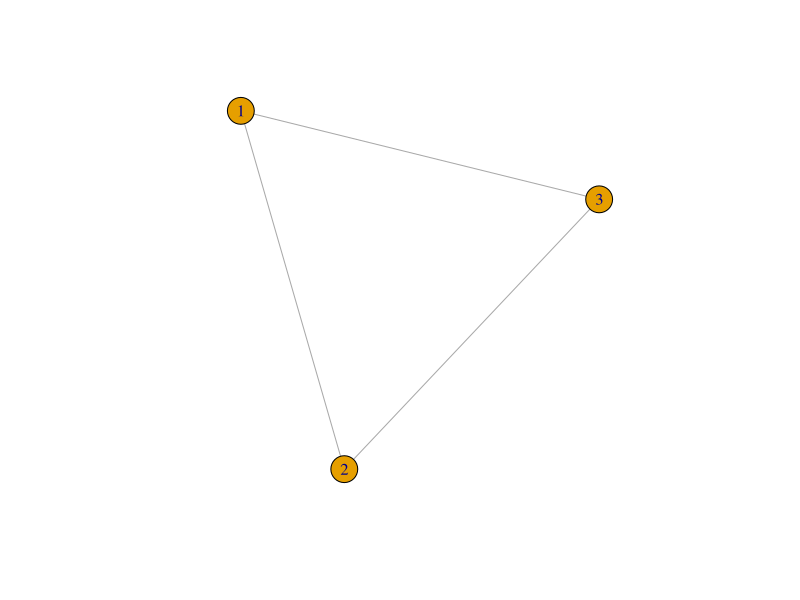
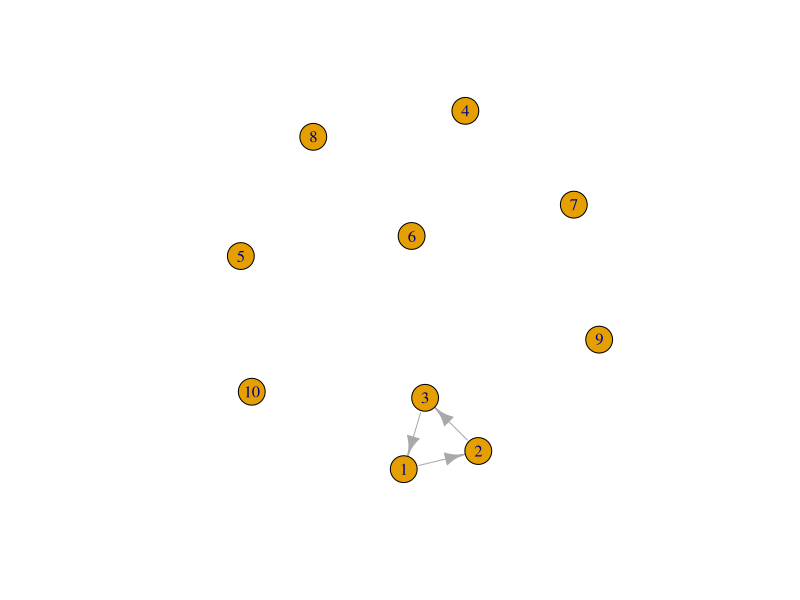
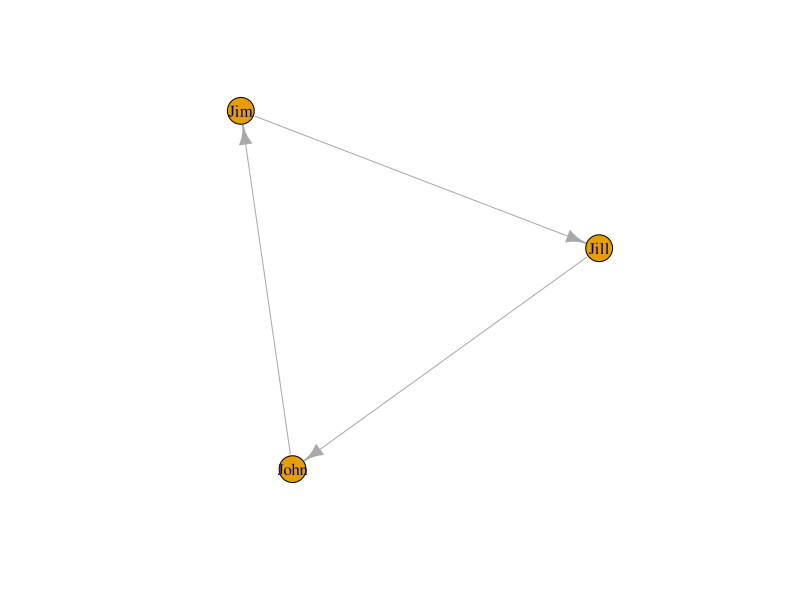
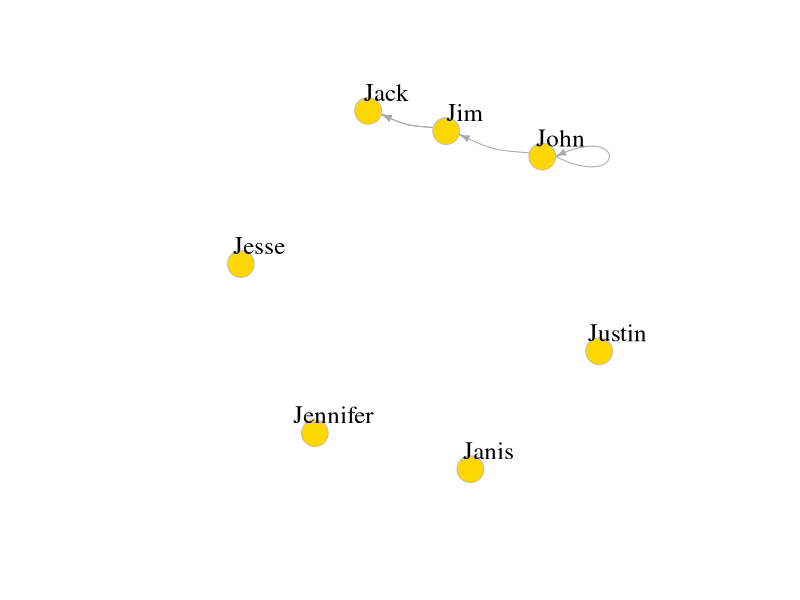
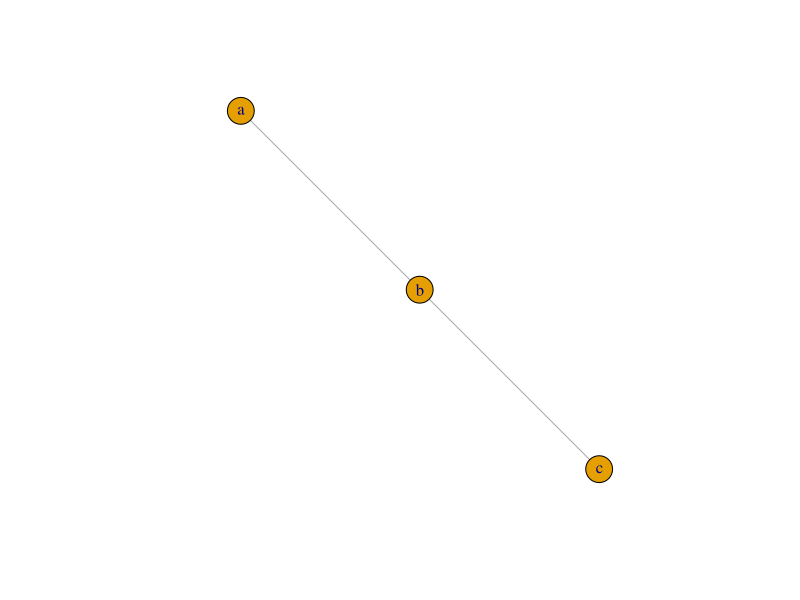
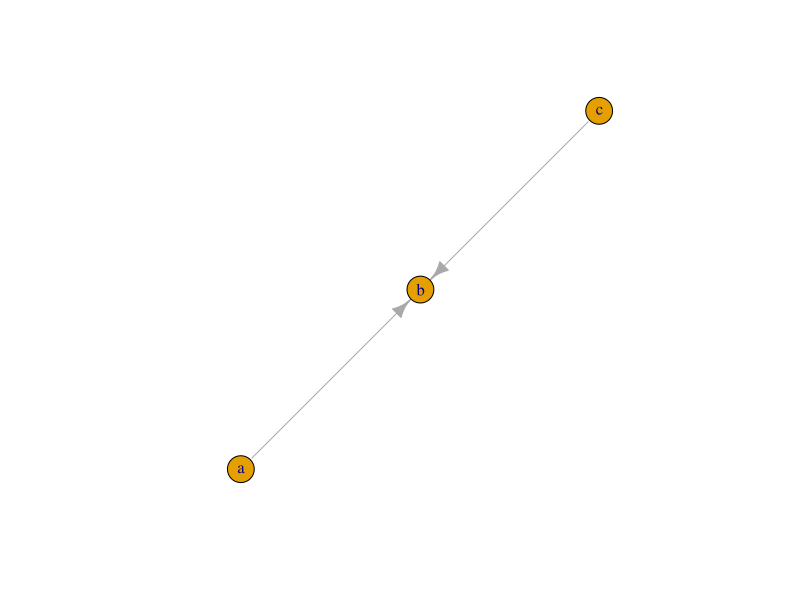
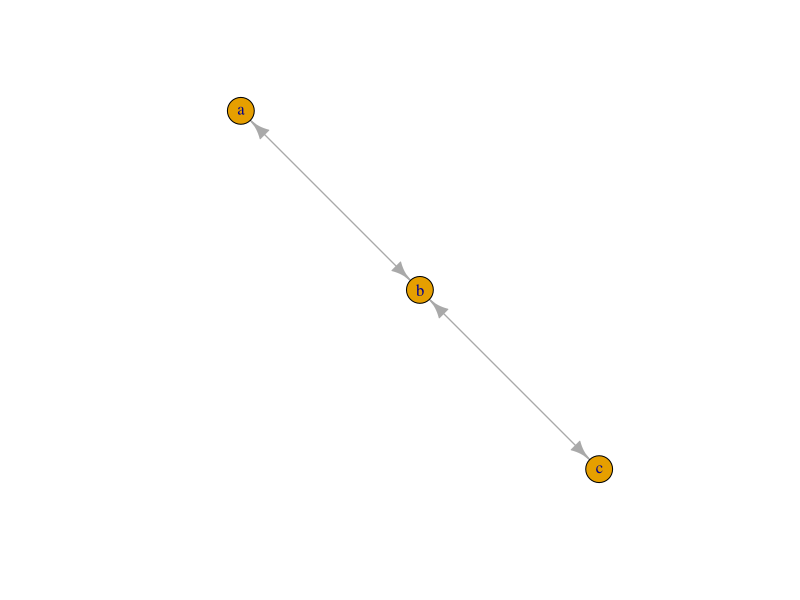
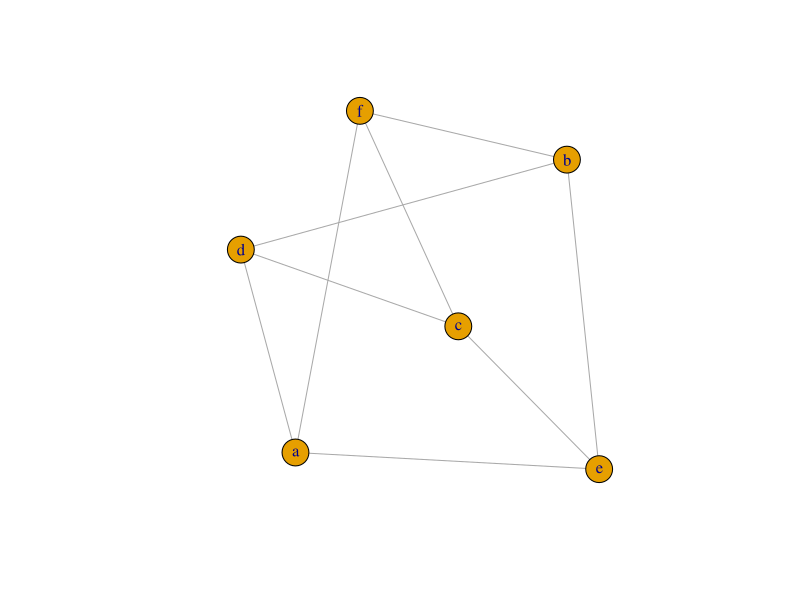

R code for these plots, in order:
## Network Analysis
## Date: 21.06.2020
## Tanay Mukherjee

# Remove all the objects we created so far.
rm(list = ls()) 

# Load [Libraries]ackages
library(igraph)

#-------Create networks--------

g1 <- graph( edges=c(1,2, 2,3, 3,1), n=3, directed=F ) # an undirected graph with 3 edges
# The numbers are interpreted as vertex IDs, so the edges are 1-->2, 2-->3, 3-->1
plot(g1) # A simple plot of the network - we'll talk more about plots later
class(g1)
g1

g2 <- graph( edges=c(1,2, 2,3, 3,1), n=10 ) # now with 10 vertices, and directed by default
plot(g2)   
g2

g3 <- graph( c("John", "Jim", "Jim", "Jill", "Jill", "John")) # named vertices
# When the edge list has vertex names, the number of nodes is not needed
plot(g3)
g3

g4 <- graph( c("John", "Jim", "Jim", "Jack", "Jim", "Jack", "John", "John"), 
             isolates=c("Jesse", "Janis", "Jennifer", "Justin") )  
# In named graphs we can specify isolates by providing a list of their names.

plot(g4, edge.arrow.size=.5, vertex.color="gold", vertex.size=15, 
     vertex.frame.color="gray", vertex.label.color="black", 
     vertex.label.cex=1.5, vertex.label.dist=2, edge.curved=0.2) 

# Small graphs can also be generated with a description of this kind:
# '-' for undirected tie, "+-' or "-+" for directed ties pointing left & right, 
# "++" for a symmetric tie, and ":" for sets of vertices

plot(graph_from_literal(a---b, b---c)) # the number of dashes doesn't matter
plot(graph_from_literal(a--+b, b+--c))
plot(graph_from_literal(a+-+b, b+-+c)) 
plot(graph_from_literal(a:b:c---d:f:e))

gl <- graph_from_literal(a-b-c-d-e-f, a-g-h-b, h-e:f:i, j)
plot(gl)



#  ------->> Edge, vertex, and network attributes --------

# Access vertices and edges:
E(g4) # The edges of the object
V(g4) # The vertices of the object


# You can examine the network matrix directly:
g4[]
g4[1,] 

# Add attributes to the network, vertices, or edges:
V(g4)$name # automatically generated when we created the network.
V(g4)$gender <- c("male", "male", "male", "male", "female", "female", "male")
E(g4)$type <- "email" # Edge attribute, assign "email" to all edges
E(g4)$weight <- 10    # Edge weight, setting all existing edges to 10

# Examine attributes
edge_attr(g4)
vertex_attr(g4)
graph_attr(g4)

# Another way to set attributes
# (you can similarly use set_edge_attr(), set_vertex_attr(), etc.)
g4 <- set_graph_attr(g4, "name", "Email Network")
g4 <- set_graph_attr(g4, "something", "A thing")

graph_attr_names(g4)
graph_attr(g4, "name")
graph_attr(g4)

g4 <- delete_graph_attr(g4, "something")
graph_attr(g4)

plot(g4, edge.arrow.size=.5, vertex.label.color="black", vertex.label.dist=1.5,
     vertex.color=c( "pink", "skyblue")[1+(V(g4)$gender=="male")] ) 

# g4 has two edges going from Jim to Jack, and a loop from John to himself.
# We can simplify our graph to remove loops & multiple edges between the same nodes.
# Use 'edge.attr.comb' to indicate how edge attributes are to be combined - possible 
# options include "sum", "mean", "prod" (product), min, max, first/last (selects 
# the first/last edge's attribute). Option "ignore" says the attribute should be 
# disregarded and dropped.

g4s <- simplify( g4, remove.multiple = T, remove.loops = F, 
                 edge.attr.comb=list(weight="sum", type="ignore") )
plot(g4s, vertex.label.dist=1.5)
g4s

# Let's take a look at the description of the igraph object.
# Those will typically start with up to four letters:
# 1. D or U, for a directed or undirected graph
# 2. N for a named graph (where nodes have a name attribute)
# 3. W for a weighted graph (where edges have a weight attribute)
# 4. B for a bipartite (two-mode) graph (where nodes have a type attribute)
#
# The two numbers that follow refer to the number of nodes and edges in the graph. 
# The description also lists graph, node & edge attributes, for example:
# (g/c) - graph-level character attribute
# (v/c) - vertex-level character attribute
# (e/n) - edge-level numeric attribute



#-------Specific graphs and graph models--------

# Empty graph
eg <- make_empty_graph(40)
plot(eg, vertex.size=10, vertex.label=NA)

# Full graph
fg <- make_full_graph(40)
plot(fg, vertex.size=10, vertex.label=NA)

# Star graph 
st <- make_star(40)
plot(st, vertex.size=10, vertex.label=NA) 

# Tree graph
tr <- make_tree(40, children = 3, mode = "undirected")
plot(tr, vertex.size=10, vertex.label=NA) 

# Ring graph
rn <- make_ring(40)
plot(rn, vertex.size=10, vertex.label=NA)

# Erdos-Renyi random graph 
# ('n' is number of nodes, 'm' is the number of edges)
er <- sample_gnm(n=100, m=40) 
plot(er, vertex.size=6, vertex.label=NA)  

# Watts-Strogatz small-world graph
# Creates a lattice with 'dim' dimensions of 'size' nodes each, and rewires edges 
# randomly with probability 'p'. You can allow 'loops' and 'multiple' edges.
# The neighborhood in which edges are connected is 'nei'.
sw <- sample_smallworld(dim=2, size=10, nei=1, p=0.1)
plot(sw, vertex.size=6, vertex.label=NA, layout=layout_in_circle)

# Barabasi-Albert preferential attachment model for scale-free graphs
# 'n' is number of nodes, 'power' is the power of attachment (1 is linear)
# 'm' is the number of edges added on each time step 
ba <-  sample_pa(n=100, power=1, m=1,  directed=F)
plot(ba, vertex.size=6, vertex.label=NA)

#igraph can also give you some notable historical graphs. For instance:
zach <- graph("Zachary") # the Zachary carate club
plot(zach, vertex.size=10, vertex.label=NA)

# Rewiring a graph
# 'each_edge()' is a rewiring method that changes the edge endpoints
# uniformly randomly with a probability 'prob'.
rn.rewired <- rewire(rn, each_edge(prob=0.1))
plot(rn.rewired, vertex.size=10, vertex.label=NA)

# Rewire to connect vertices to other vertices at a certain distance. 
rn.neigh = connect.neighborhood(rn, 5)
plot(rn.neigh, vertex.size=8, vertex.label=NA) 


# Combine graphs (disjoint union, assuming separate vertex sets): %du%
plot(rn, vertex.size=10, vertex.label=NA) 
plot(tr, vertex.size=10, vertex.label=NA) 
plot(rn %du% tr, vertex.size=10, vertex.label=NA) 
